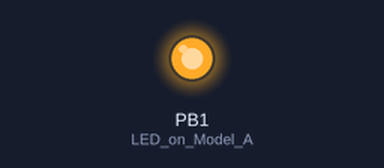
Recording of a sketch running on a simulated ATtiny85, built with avr-gcc and run on an emulated ATtiny85. Parts: output pins drawn as LEDs (lit = HIGH).

Above: at 0.1 s.
At 0.6 s:
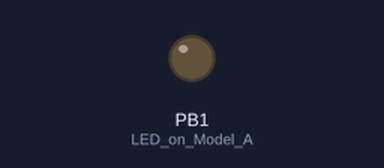
Timing chart, 0 to 2.1 s (numbered marks = the images above):
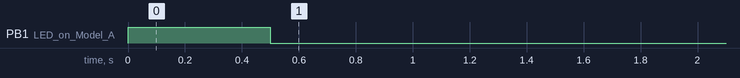

The sketch:

digispark_rick_roll.ino
```cpp
#define kbd_fr_fr
#include "DigiKeyboard.h"
/* Init function */

void setup()
{//turn LED off while code is running, this means the device is safe to unplug as soon as the LED turns back on
  pinMode(1, OUTPUT); //LED on Model A
  digitalWrite(1, HIGH);
  DigiKeyboard.delay(500);
  digitalWrite(1, LOW);
  DigiKeyboard.sendKeyStroke(0);
  DigiKeyboard.sendKeyStroke(KEY_R, MOD_GUI_LEFT);
  DigiKeyboard.delay(100);
  //afin que le script se tappe plus vite, j'ai créer un sous domaine qui redirige vers un auto rickroll
  DigiKeyboard.println("https://rick.leoruer.fr");
  DigiKeyboard.sendKeyStroke(KEY_ENTER);
  DigiKeyboard.delay(1000);
  DigiKeyboard.sendKeyStroke(KEY_Y, MOD_ALT_LEFT);
  DigiKeyboard.delay(1000);
}

/* Unused endless loop */
void loop() {}
```
